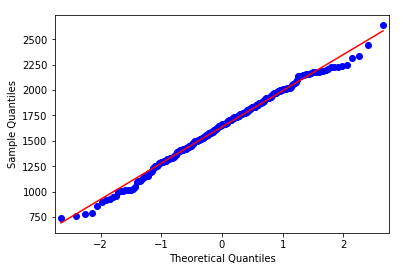

Source code (Python):
# -*- coding: utf-8 -*-
"""
Spyder Editor

This is a temporary script file.
"""
import pandas as pd
#import statsmodels.api as sm
#import pylab
import scipy.stats as stats
#from scipy import stats
from matplotlib import pyplot
#import matplotlib.pyplot as plt
import numpy as np
from statsmodels.graphics.gofplots import qqplot
#from tkinter.filedialog import askopenfilename
#twosample = pd.ExcelFile(askopenfilename())
twosample = pd.ExcelFile('C:/Users/kdandebo/Desktop/Models/DS training/Yogesh data sets/Promotion.xlsx')
twosample = twosample.parse("Sheet1")
print(twosample.columns)
twosample = twosample[twosample.columns[3:5]]
twosample = twosample.rename(columns={'Interest Rate Waiver ($ spent)': 'IDAY', 'Standard Promotion ($ spent)': 'XMAS'})
print(twosample.head(5))
twosample = twosample.dropna()
conv_arr= twosample.values
#split matrix into 3 columns each into 1d array
arr1 = np.delete(conv_arr,[1,2],axis=1) 
arr2 = np.delete(conv_arr,[0,2],axis=1) 

#converting into 1D array
IDAY = arr1.ravel()
XMAS = arr2.ravel()


#Normality test - Finding whether the data lies in the ND or not

qqplot(twosample['IDAY'], line='s')
qqplot(twosample['XMAS'], line='s')
pyplot.show()

#checking whether they actually follow the ND or not by checkng the P value
print(stats.shapiro(IDAY))
print(stats.shapiro(XMAS))
#as p-value> 0.05, so Ha is applicable - both the data follow ND

#varinace test
#print(var.test(twosample['IDAY'],twosample['XMAS']))
#F = Var(IDAY) / Var(XMAS)
#scipy.stats.f.cdf(F, len(IDAY)-1, len(XMAS)-1)
#f_test = f_regression(arr1, arr2)
#print(f_test)

#compare means using two sample ttest

print(stats.ttest_ind(IDAY,XMAS))
#because p <0.05 we go with Ha as means are not equal, now checking which mean is greater
